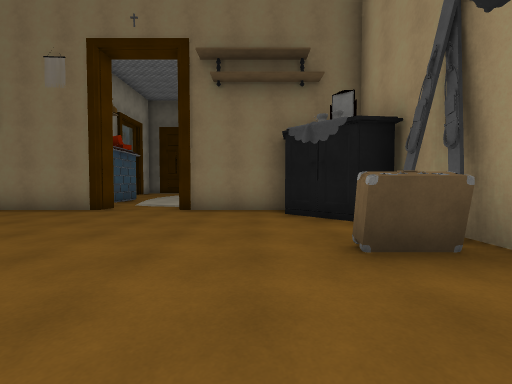
View 1 (above)

16 first-person views from a walk through a Unity game level. The camera is 1.3 m above the floor, tilts 2° down and sees 90° across. The floor is counted in squares, 2 m on a side. Each view is taken from the middle of a square. On the plan, view 1 faces up. The plan holds only what a view shows up to about 9 squares ahead; the rest is blank. The place goes on beyond the plan. The player is left out. Some surface patterns are stand-ins.

View 2
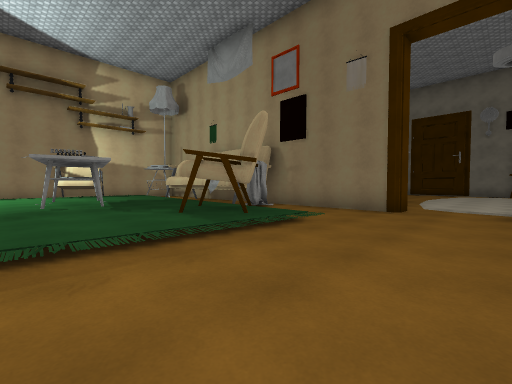

View 3
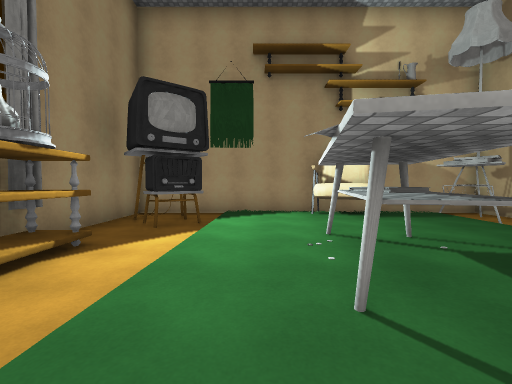

View 4
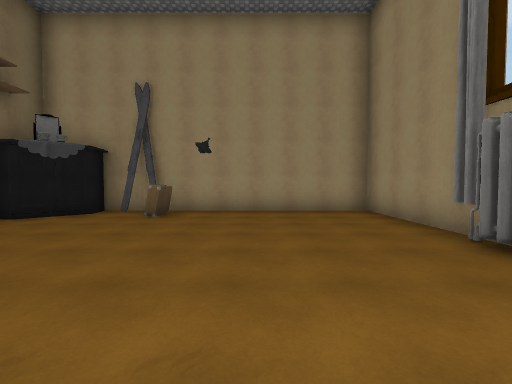

View 5
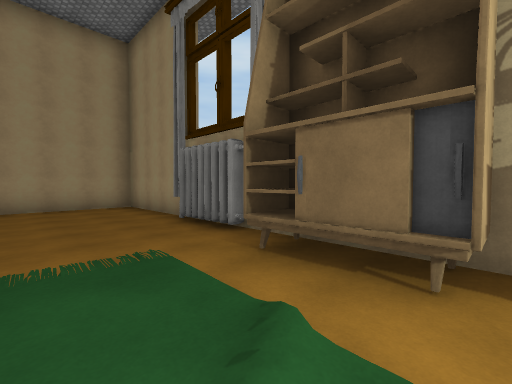

View 6
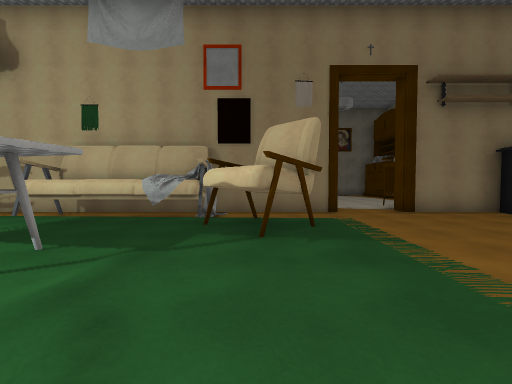

View 7
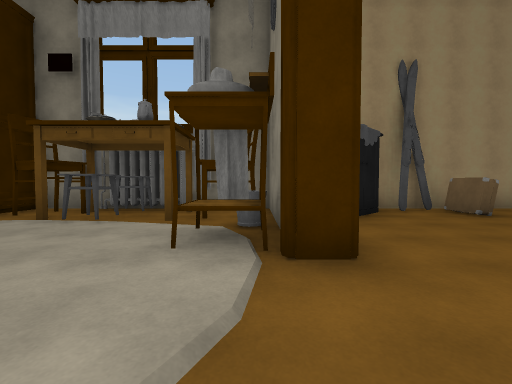

View 8
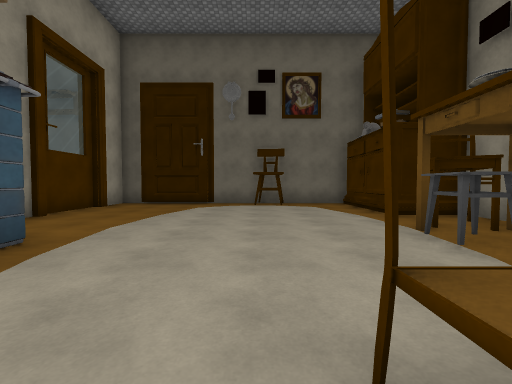

View 9
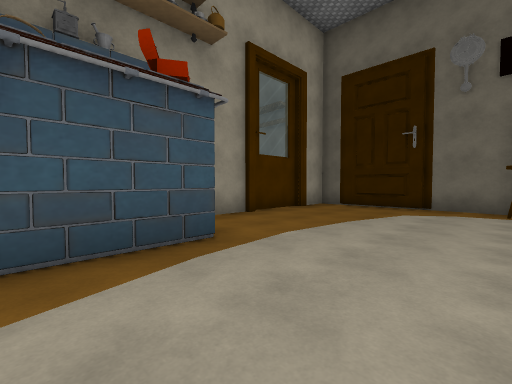

View 10
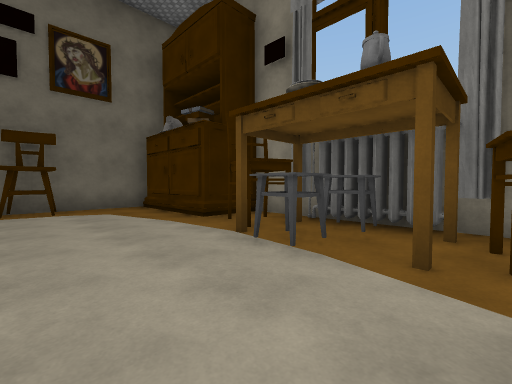

View 11
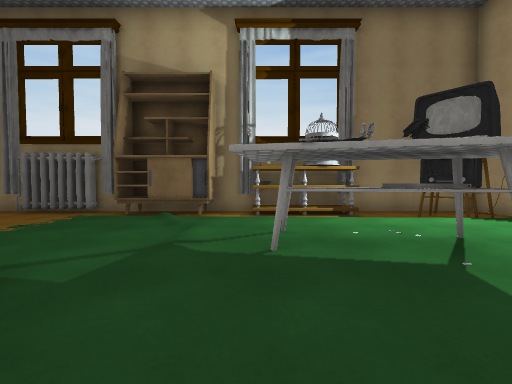

View 12
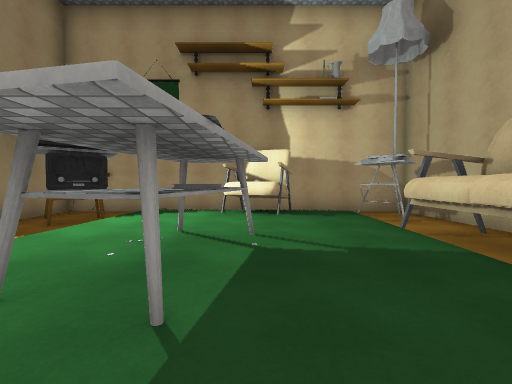

View 13
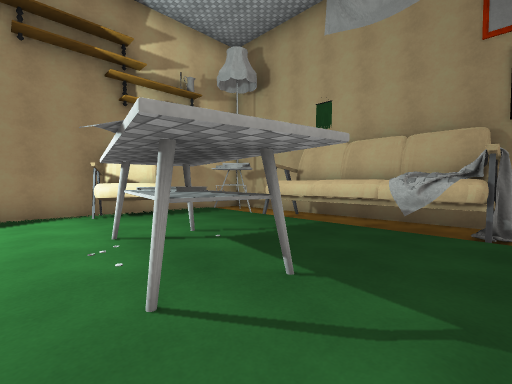

View 14
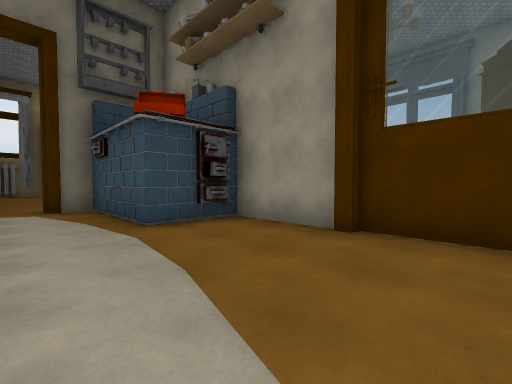

View 15
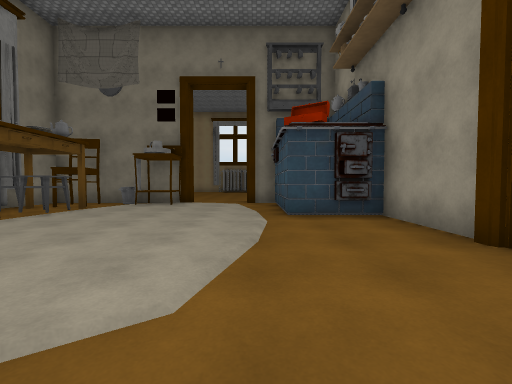

View 16
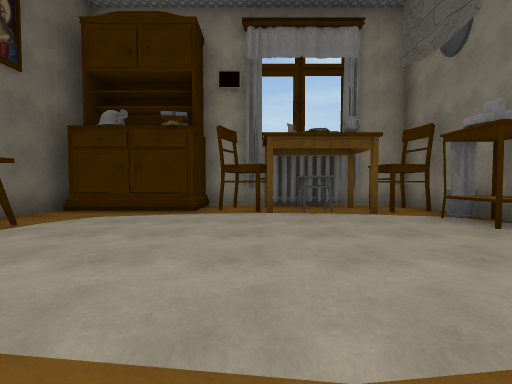

### Floor plan
Key: @ floor where view 1 was taken; # wall or solid block; . main floor; : floor 0.25 m higher than the main floor; + floor 0.5 m higher than the main floor; / step, stairs or slope; T thing the floor can be seen under or through; S sofa; A armchair; H shelf; I sink; C chair; B table; U bucket; O other object.
Columns run from 15 left of view 1 to 3 right of it. Each row starts with its distance up from view 1.
 16         #########
 15         #....#..#
 14         #.......#
 13         #.......##
 12         #.......C##
 11         #......BC##
 10         #OO....OOO#
  9          OO......##
  8           O.....C##
  7 ####### ##O...IUC##
  6 #.........##....##
  5 #.#.TTT#S.......OO
  4 # //////////......#
  3 # /:::::/AA/....OO#
  2 # A::::::///....O.#
  1 # /::##::::.......#
  0 # /:::::+::....@..#
 -1 #./O///////.......#
 -2 ##.O..............#
 -3  #...HHO.OO#O##...#
 -4  ####   #     #####

Positions as (right, up) in squares from view 1, and headings:
1: (0, 0), facing up
2: (-2, 0), facing up-left
3: (-7, 0), facing left
4: (-5, 0), facing right
5: (-7, 0), facing down-right
6: (-6, -1), facing up
7: (-4, 7), facing right
8: (-2, 7), facing up
9: (-2, 8), facing up-left
10: (-2, 8), facing up-right
11: (-8, 4), facing down
12: (-7, 2), facing left
13: (-7, 0), facing up-left
14: (-3, 14), facing down-left
15: (-4, 15), facing down
16: (-5, 11), facing right
